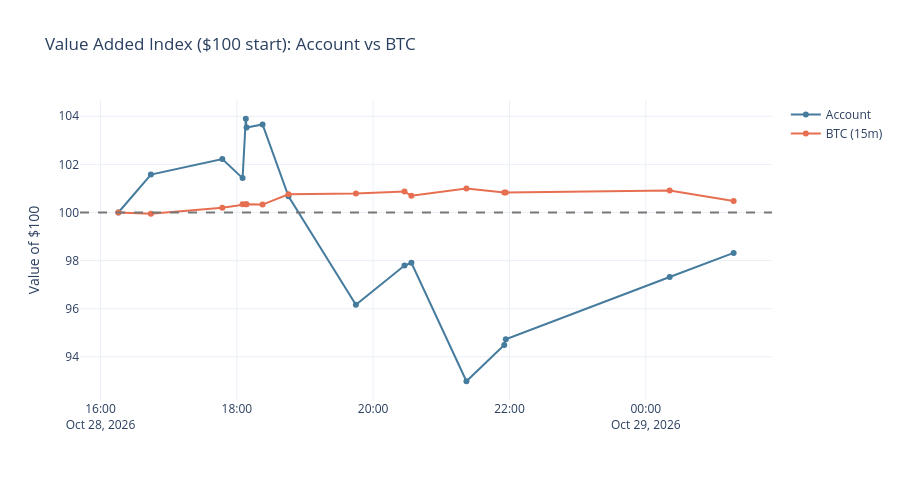
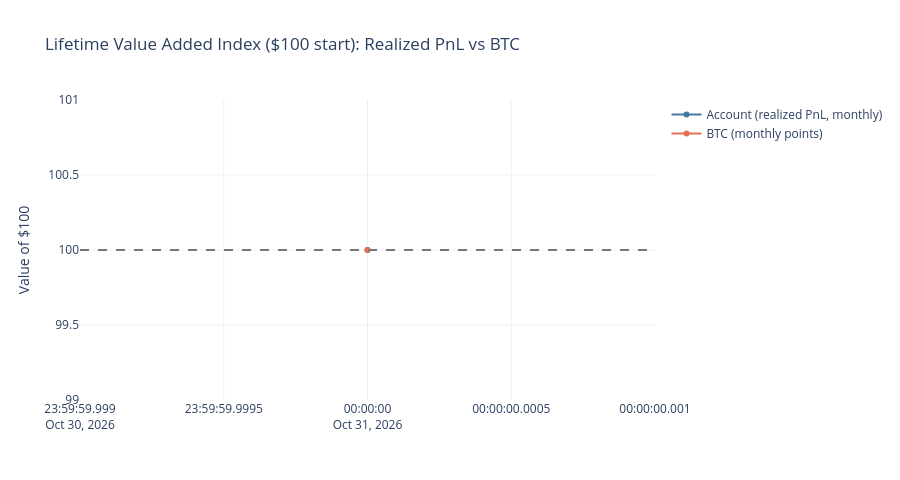

Notebook source saved alongside these figures, in order:
### Markdown cell above
## Account vs BTC

Shows the intraday live-snapshot index and monthly lifetime realized-PnL reconstruction.

### Code cell
analytics.show_account_vs_btc()

### Figure 1 — Plotly figure (JSON) as saved in the notebook; plotly's stock layout.template omitted (floating-point values rounded to 4 significant figures)
{"data": [{"line": {"color": "#457b9d"}, "name": "Account", "type": "scatter", "x": ["2026-10-28T16:15:41.813044000", "2026-10-28T16:44:20.426073000", "2026-10-28T17:47:13.423517000", "2026-10-28T18:05:03.492931000", "2026-10-28T18:07:54.136290000", "2026-10-28T18:08:34.559822000", "2026-10-28T18:22:38.498823000", "2026-10-28T18:45:28.238498000", "2026-10-28T19:44:47.562137000", "2026-10-28T20:27:35.884881000", "2026-10-28T20:33:39.544710000", "2026-10-28T21:22:07.813451000", "2026-10-28T21:55:24.051034000", "2026-10-28T21:56:45.747610000", "2026-10-29T00:21:02.640209000", "2026-10-29T01:17:21.103546000"], "y": [100.0, 101.6, 102.2, 101.4, 103.9, 103.5, 103.7, 100.7, 96.16, 97.79, 97.91, 92.98, 94.49, 94.73, 97.32, 98.32]}, {"line": {"color": "#e76f51"}, "name": "BTC (15m)", "type": "scatter", "x": ["2026-10-28T16:15:41.813044000", "2026-10-28T16:44:20.426073000", "2026-10-28T17:47:13.423517000", "2026-10-28T18:05:03.492931000", "2026-10-28T18:07:54.136290000", "2026-10-28T18:08:34.559822000", "2026-10-28T18:22:38.498823000", "2026-10-28T18:45:28.238498000", "2026-10-28T19:44:47.562137000", "2026-10-28T20:27:35.884881000", "2026-10-28T20:33:39.544710000", "2026-10-28T21:22:07.813451000", "2026-10-28T21:55:24.051034000", "2026-10-28T21:56:45.747610000", "2026-10-29T00:21:02.640209000", "2026-10-29T01:17:21.103546000"], "y": [100.0, 99.95, 100.2, 100.3, 100.3, 100.3, 100.3, 100.8, 100.8, 100.9, 100.7, 101.0, 100.8, 100.8, 100.9, 100.5]}], "layout": {"height": 480, "hovermode": "x unified", "shapes": [{"line": {"color": "#777", "dash": "dash"}, "type": "line", "x0": 0, "x1": 1, "xref": "x domain", "y0": 100, "y1": 100, "yref": "y"}], "title": {"text": "Value Added Index ($100 start): Account vs BTC"}, "yaxis": {"title": {"text": "Value of $100"}}}}

### Figure 2 — Plotly figure (JSON) as saved in the notebook; plotly's stock layout.template omitted (floating-point values rounded to 4 significant figures)
{"data": [{"line": {"color": "#457b9d"}, "name": "Account (realized PnL, monthly)", "type": "scatter", "x": ["2026-10-31T00:00:00.000000000"], "y": [100.0]}, {"line": {"color": "#e76f51"}, "name": "BTC (monthly points)", "type": "scatter", "x": ["2026-10-31T00:00:00.000000000"], "y": [100.0]}], "layout": {"height": 480, "hovermode": "x unified", "shapes": [{"line": {"color": "#777", "dash": "dash"}, "type": "line", "x0": 0, "x1": 1, "xref": "x domain", "y0": 100, "y1": 100, "yref": "y"}], "title": {"text": "Lifetime Value Added Index ($100 start): Realized PnL vs BTC"}, "yaxis": {"title": {"text": "Value of $100"}}}}
